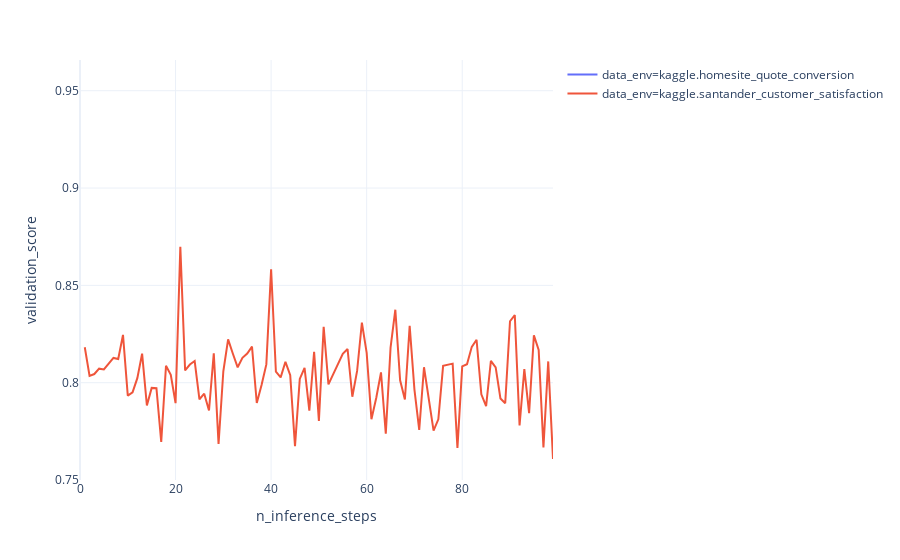

The code cell stored with this chart in its notebook:
### Code cell
px.line(
    inference_results.query("data_env_partition == 'test'"),
    x="n_inference_steps",
    y="validation_score",
    template="plotly_white",
    color="data_env",
)

### Figure 1 — Plotly figure (JSON) as saved in the notebook; plotly's stock layout.template omitted (floating-point values rounded to 4 significant figures)
{"data": [{"hoverlabel": {"namelength": 0}, "hovertemplate": "data_env=kaggle.homesite_quote_conversion<br>n_inference_steps=%{x}<br>validation_score=%{y}", "legendgroup": "data_env=kaggle.homesite_quote_conversion", "line": {"color": "#636efa", "dash": "solid"}, "mode": "lines", "name": "data_env=kaggle.homesite_quote_conversion", "showlegend": true, "type": "scatter", "x": [0], "xaxis": "x", "y": [0.955], "yaxis": "y"}, {"hoverlabel": {"namelength": 0}, "hovertemplate": "data_env=kaggle.santander_customer_satisfaction<br>n_inference_steps=%{x}<br>validation_score=%{y}", "legendgroup": "data_env=kaggle.santander_customer_satisfaction", "line": {"color": "#EF553B", "dash": "solid"}, "mode": "lines", "name": "data_env=kaggle.santander_customer_satisfaction", "showlegend": true, "type": "scatter", "x": [1, 2, 3, 4, 5, 7, 8, 9, 10, 11, 12, 13, 14, 15, 16, 17, 18, 19, 20, 21, 22, 23, 24, 25, 26, 27, 28, 29, 30, 31, 32, 33, 34, 35, 36, 37, 38, 39, 40, 41, 42, 43, 44, 45, 46, 47, 48, 49, 50, 51, 52, 55, 56, 57, 58, 59, 60, 61, 62, 63, 64, 65, 66, 67, 68, 69, 70, 71, 72, 74, 75, 76, 78, 79, 80, 81, 82, 83, 84, 85, 86, 87, 88, 89, 90, 91, 92, 93, 94, 95, 96, 97, 98, 99], "xaxis": "x", "y": [0.8182, 0.8035, 0.8045, 0.8072, 0.8068, 0.8127, 0.8122, 0.8245, 0.7934, 0.7951, 0.8023, 0.8149, 0.7883, 0.7973, 0.7972, 0.7696, 0.8087, 0.8041, 0.7895, 0.8698, 0.8063, 0.8093, 0.8111, 0.7915, 0.7943, 0.7857, 0.8151, 0.7685, 0.8059, 0.8223, 0.8149, 0.8079, 0.8128, 0.815, 0.8186, 0.7896, 0.7988, 0.8094, 0.8583, 0.8056, 0.8027, 0.8107, 0.8038, 0.7674, 0.8019, 0.8076, 0.7857, 0.8159, 0.7804, 0.8287, 0.7992, 0.8148, 0.8173, 0.7928, 0.8061, 0.8308, 0.8153, 0.7813, 0.7922, 0.8053, 0.7738, 0.818, 0.8375, 0.8012, 0.7913, 0.8292, 0.7965, 0.7757, 0.8079, 0.7754, 0.7812, 0.8087, 0.8098, 0.7665, 0.8084, 0.8095, 0.8184, 0.8221, 0.7941, 0.788, 0.8112, 0.8079, 0.7919, 0.7894, 0.8316, 0.8348, 0.7781, 0.8069, 0.7843, 0.8243, 0.8169, 0.7668, 0.8109, 0.7608], "yaxis": "y"}], "layout": {"autosize": true, "legend": {"tracegroupgap": 0}, "margin": {"t": 60}, "xaxis": {"anchor": "y", "autorange": true, "domain": [0, 1], "range": [0, 99], "title": {"text": "n_inference_steps"}, "type": "linear"}, "yaxis": {"anchor": "x", "autorange": true, "domain": [0, 1], "range": [0.75, 0.9658], "title": {"text": "validation_score"}, "type": "linear"}}}
